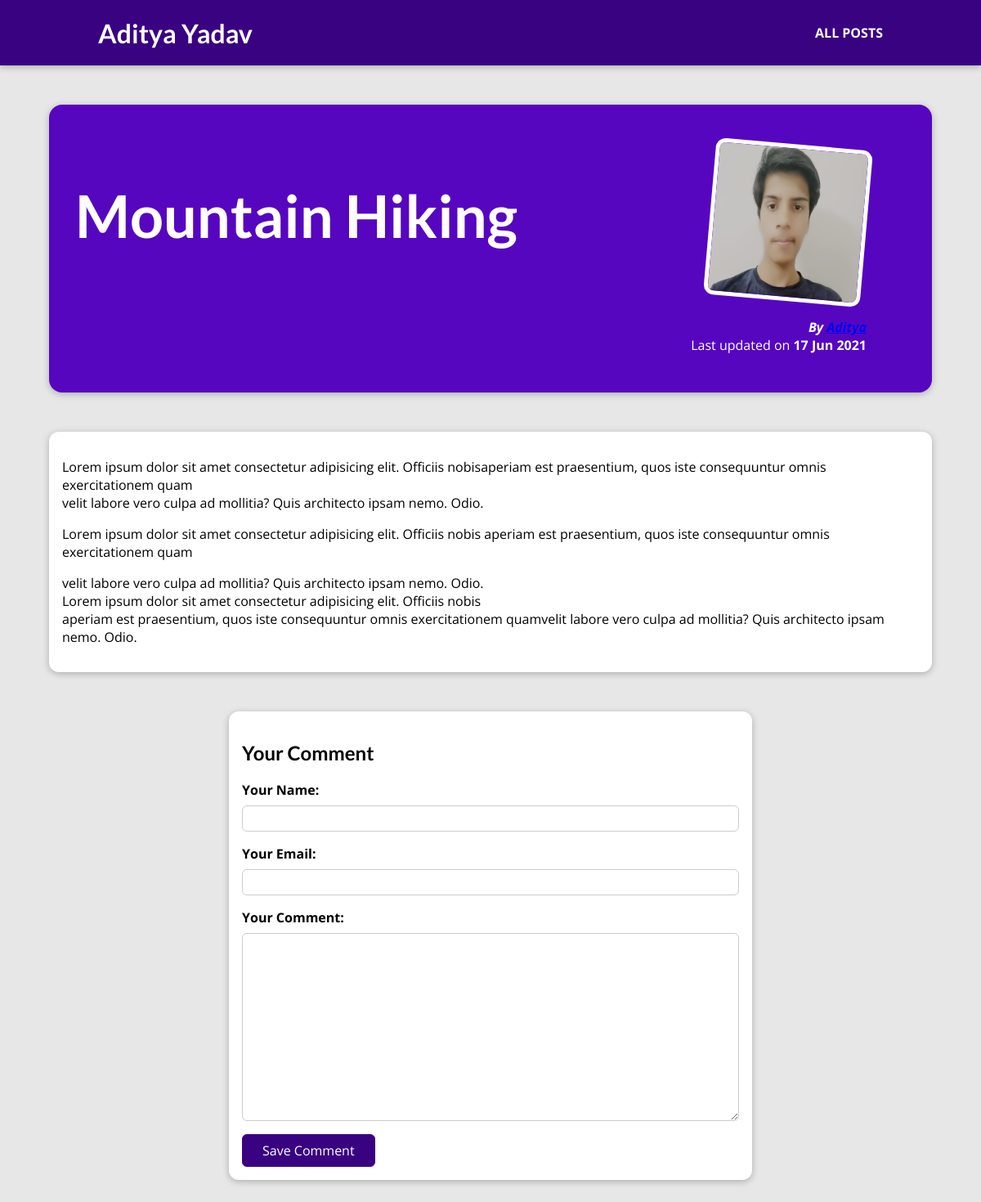
The page /posts/hike-in-the-mountains on the database its author committed.
### blog/models.py (models this page shows)
class Post(models.Model):
    title = models.CharField(max_length=150)
    excerpt = models.CharField(max_length=200)
    image_name = models.ImageField(upload_to="posts",null=True)
    date = models.DateField(auto_now=True)
    slug = models.SlugField(unique =True)
    content = models.TextField(validators=[MinLengthValidator(10)])
    author = models.ForeignKey(Author,on_delete=models.SET_NULL,null=True, related_name= "posts")
    tags =models.ManyToManyField(Tag)

class Author(models.Model):
    first_name = models.CharField(max_length=20)
    last_name =models.CharField(max_length=20)
    email_address = models.EmailField()
    def __str__(self):
        return self.first_name

### blog/views.py (the view)
# urls.py: path("posts/<slug:slug>", views.SinglePostView.as_view(),
class SinglePostView(DetailView):
    template_name = "blog/post-detail.html"
    model = Post
    def get_context_data(self, **kwargs):
        context =  super().get_context_data(**kwargs)
        context["post_tags"] = self.object.tags.all()
        context["comment_form"] = CommentForm()
        return context

### blog/forms.py
class CommentForm(forms.ModelForm):
    class Meta:
        model = Comment
        exclude = ["post"]
        labels = {
          "user_name": "Your Name",
          "user_email": "Your Email",
          "text": "Your Comment"
        }

### blog/templates/blog/post-detail.html (shortened to what this page needs)
{% extends "base.html" %}
{% load static %}
{% block css_files %}
<link rel="stylesheet" href="{% static "blog/post-detail.css" %}" />
{% endblock %}
{% block content %}
<section id="summary">
  <h2>{{ post.title }}</h2>
  <article>
    <img src="{{post.image_name.url}}" alt="{{ post.title }}" />
    <address>By <a href="mailto:{{post.author.email_address}}">{{ post.author }}</a></address>
    <div>Last updated on <time>{{ post.date|date:"d M Y" }}</time></div>
  </article>
</section>
<main>
  {{ post.content|linebreaks }}
</main>
<section id="comment-form">
  <h2>Your Comment</h2>
  <form  action="{% url "post-detail-page" post.slug %}" >
    {% for form_field in comment_form %}
      <div class="form-control">
        {{ form_field.label_tag }}
        {{ form_field }}
      </div>
    {% endfor %}
    <button>Save Comment</button>
  </form>
</section>
{% endblock %}

### static/app.css (style rules this page uses)
* { box-sizing: border-box; }
html { font-family: 'Open Sans', 'Lato', sans-serif; }
body { margin: 0; }
h1, h2, h3 { font-family: 'Lato', sans-serif; font-weight: bold; }

### blog/static/blog/post-detail.css (style rules this page uses)
body { background-color: #e7e7e7; }
#summary { margin: 8rem auto 3rem auto; padding: 2rem; width: 90%; max-width: 90rem; border-radius: 16px; background-color: #5706c0; position: relative; box-shadow: 0 2px 8px rgba(0, 0, 0, 0.25); height: 22rem; }
#summary h2 { color: white; font-size: 4.5rem; }
#summary article { position: absolute; top: 2rem; right: 3rem; padding: 1rem 2rem; border-radius: 12px; text-align: right; color: white; }
#summary article img { width: 12rem; height: 12rem; border-radius: 12px; transform: rotateZ(5deg); border: 5px solid white; margin-bottom: 1rem; }
#summary address { font-weight: bold; }
#summary time { font-weight: bold; }
main { width: 90%; max-width: 90rem; margin: 3rem auto; background-color: white; padding: 1rem; border-radius: 12px; box-shadow: 0 2px 8px rgba(0, 0, 0, 0.25); }
#comment-form { margin: 3rem auto; width: 90%; max-width: 40rem; border-radius: 12px; background-color: white; box-shadow: 0 2px 8px rgba(0, 0, 0, 0.25); padding: 1rem; }
#comment-form button { font: inherit; background-color: #390281; color: white; border: 1px solid #390281; padding: 0.5rem 1.5rem; border-radius: 6px; cursor: pointer; }
.form-control { margin-bottom: 1rem; }
.form-control label { font-weight: bold; margin-bottom: 0.5rem; display: block; }
.form-control input, .form-control textarea { display: block; width: 100%; font: inherit; padding: 0.25rem; border-radius: 6px; border: 1px solid #ccc; }

### rows shown on the page
Post: title "Mountain Hiking", image_name (picture), author "Aditya", date "17 Jun 2021", content "Lorem ipsum dolor sit amet consectetur adipisicing elit. Officiis nobisaperiam est praesentium, quos iste consequuntur omnis exercitationem quam velit labore vero culpa ad mollitia? Quis architecto ipsam nemo. Odio. Lorem ipsum dolor sit amet consectetur adipisicing elit. Officiis nobis aperiam est praesentium, quos iste consequuntur omnis exercitationem quam velit labore vero culpa ad mollitia? Quis architecto ipsam nemo. Odio. Lorem ipsum dolor sit amet consectetur adipisicing elit. Officiis nobis aperiam est praesentium, quos iste consequuntur omnis exercitationem quamvelit labore vero culpa ad mollitia? Quis architecto ipsam nemo. Odio."
